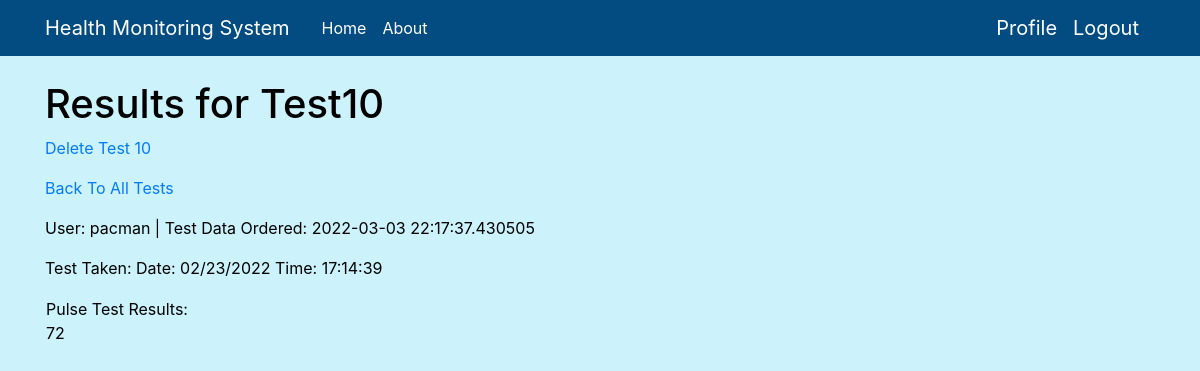
The app's page /open_packet/pacman/10 (signed in) with its own data.
### website/models.py (models this page shows, shortened)
class Packet(db.Model):
    id = db.Column(db.Integer, primary_key=True)
    body = db.Column(db.String(500))
    timestamp = db.Column(db.DateTime, index=True, default=datetime.utcnow)     # this timestamp represents when the test was ordered
    test_taken = db.Column(db.String(50), index=True, default=None)             # this timestamp represents when the test was taken
    user_id = db.Column(db.Integer, db.ForeignKey('user.id'))
    test_type = db.Column(db.String(150), default=None)

class User(UserMixin, db.Model):
    id = db.Column(db.Integer, primary_key=True)
    username = db.Column(db.String(64), index=True, unique=True)
    email = db.Column(db.String(120), index=True, unique=True)          # email field format is validated
    DOB = db.Column(db.String(6), index=True, unique=True)              # DOB field format is validated
    password_hash = db.Column(db.String(128))
    packets = db.relationship("Packet", backref='author', lazy='dynamic')
    packet_count = db.Column(db.Integer, index=True)                    # TODO: managing the users packet counter
    admin = db.Column(db.Integer, index=True, default=False)

### website/main/routes.py (the view)
@bp.route('/open_packet/<username>/<packet_id>')
def open_packet(username, packet_id):
    user = User.query.filter_by(username=username).first_or_404()
    return render_template('view_test.html', user=user, packet=Packet.query.get(packet_id))

### website/models.py (called while the page is built)
@login.user_loader
def load_user(id):
    return User.query.get(int(id))

### website/templates/view_test.html
{% extends "base.html" %}
{% block content %}
<h1> Results for Test{{packet.id}}</h1>
<p><a href="{{ url_for('main.deletetest', username=current_user.username, packet_id=packet.id) }}">Delete Test {{packet.id}}</a></p>
<p><a href="{{ url_for('auth.user', username=current_user.username)}}">Back To All Tests</a></p>
<p><td>User: {{packet.author.username}}  | Test Data Ordered: {{packet.timestamp}}</td></p>
<p>Test Taken: {{packet.test_taken}}</p>
<table>
    <td> {{packet.test_type}} Test Results:<br>{{ packet.body }} </td>
</table>
{% endblock %}

### website/static/main.css (style rules this page uses)
body { background: #ccf2fb; color: #000000; margin-top: 5rem; }
h1, h2, h3, h4, h5, h6 { color: #000000; }

### records on screen
Packet: id "10", timestamp "2022-03-03 22:17:37.430505", test_taken "Date: 02/23/2022 Time: 17:14:39", test_type "Pulse", body "72"
User: author.username "pacman"
